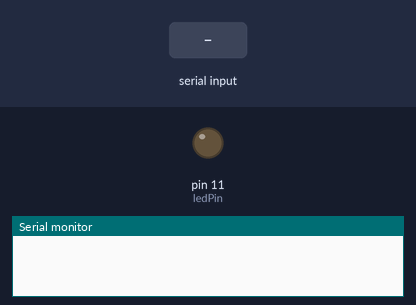
Bench run of a sketch on a simulated Arduino Uno, built with avr-gcc and run on an emulated ATmega328P. On the bench: output pins drawn as LEDs (lit = HIGH), the last lines printed to the serial monitor. Inputs (shaded band) come from the test bench.

Above: at 1.2 s.
1.3 s: "L" received over Serial
At 2.4 s:
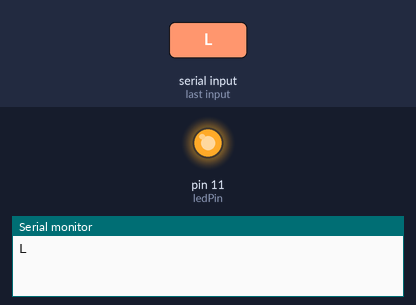
2.8 s: "D" received over Serial
At 3.5 s:
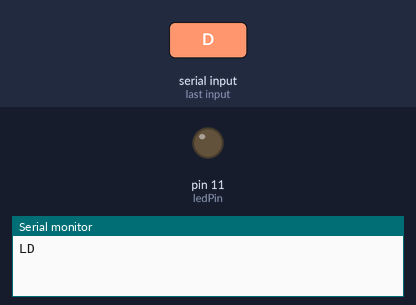
Timing chart, 0 to 5.8 s (numbered marks = the images above; inputs shaded):
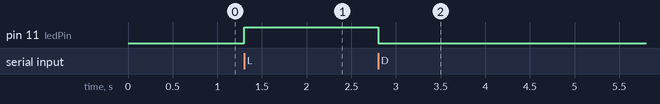

Measured:
- after the input at 1.3 s, pin 11 (ledPin): LOW → HIGH at once
- after the input at 2.8 s, pin 11 (ledPin): HIGH → LOW at once

The sketch:

serial_led.ino
```cpp
int ledPin = 11;    // nomeia o pino11 do arduino como ledPin

void setup() {
  pinMode(ledPin, OUTPUT);            //Pino11 como saida
  Serial.begin(9600);				   //Inicialica a comunicação serial
}


void loop() {

  char dado;							    // Declara dado como variavel local do tipo char

  if(Serial.available() > 0){				// Se tem alguma coisa no buffer da serial
    dado = Serial.read();					// Entao salva em dado
    Serial.print(dado);

    if (dado == 'L'){   					// Se dado igual a 'L'
      digitalWrite(ledPin, HIGH);          // Então acenda o led
      delay(500);                           // delay de 0,5 seg.
    }//end if dado == 'L'

    else if (dado == 'D'){   					// Se dado igual a 'D'
      digitalWrite (ledPin, LOW);          // Então apaga o led
     delay(500);                            // delay de 0,5 seg.
    }//end if dado == 'D'

  }//end if Serial.available

}//end loop
```
